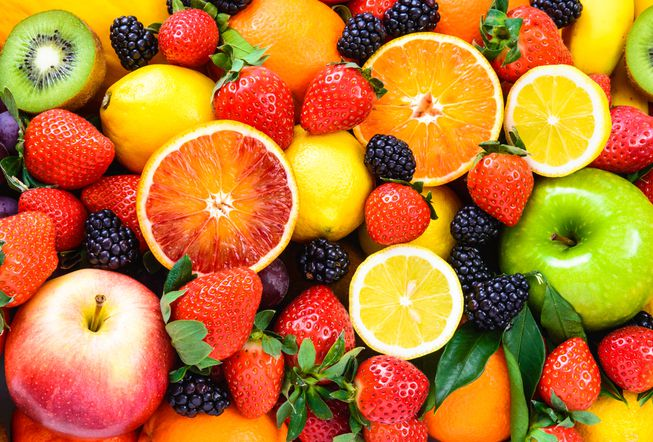
%> input picture SignalFilters/fruits.jpg, 653 x 442 px
$ octave Script_SF_02.m   (GNU Octave 9; MATLAB toolbox functions it lacks are replaced by stand-ins)
%> lines starting %> are read from the running program, lines starting %| are printed output that depends on the picture
%% Script: BandPass
%
% Autor: Elia Matsumoto (EESP-FGV)
%
% Contato: elia.matsumoto@fgv.br
%
% Data: 2021
%
% Ref: https://www.youtube.com/watch?v=i76B1pBoN4Y
%
%% Reseting environment
rng('shuffle'); % Random seed
close all       % Close all figure
clear           % Clear workspace
clc             % Clear command window
%
%% Read file
data = imread('fruits.jpg');
%> data is the input picture: size 442x653x3 uint8; mean R, G, B 187.4, 121.5, 50.1
ch   = data(:,:,2);
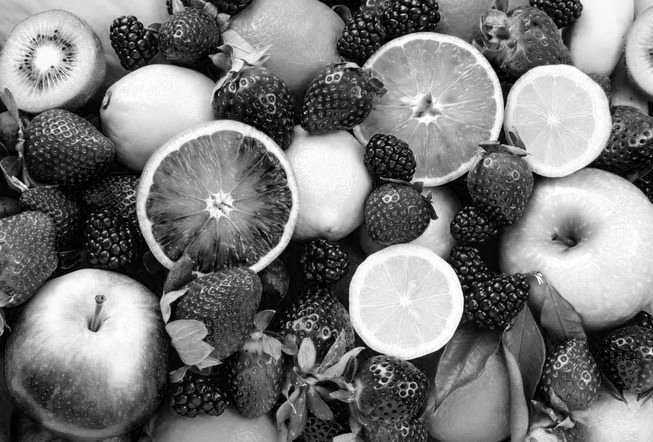
%> ch: size 442x653 uint8; min 0, max 255, mean 121.5

%% Show Image
h = figure;

%% Original Image
subplot(1,3,1);
imagesc(ch);
colormap(bone(100));
title('Original Image');

%% Low pass
WL = 5;
ML = ones(WL,WL)/(WL*WL);
dc  = size(ch);
%> dc = [442 653]
idv = 1:WL:dc(1);
%> idv = 89 values from 1 to 441
idh = 1:WL:dc(2);
%> idh = 131 values from 1 to 651
LP  = ch(idv,idh);
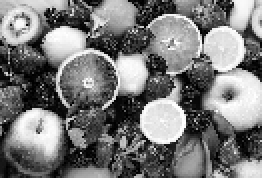
%> LP: size 89x131 uint8 (shown 2 times larger); min 0, max 255, mean 121.4
subplot(1,3,2);
imagesc(LP);
colormap(bone(100));
title('Low Pass');

%% High pass
WS = 1;
chH = diff(ch,WS);
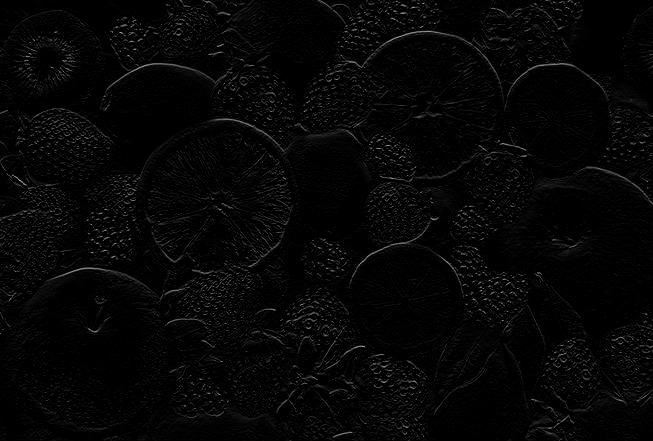
%> chH: size 441x653 uint8; min 0, max 187, mean 5.8
subplot(1,3,3);
imagesc(chH);
colormap(bone(100));
title('High pass');
h = gcf;
h.Position = [15 190 1350 300];
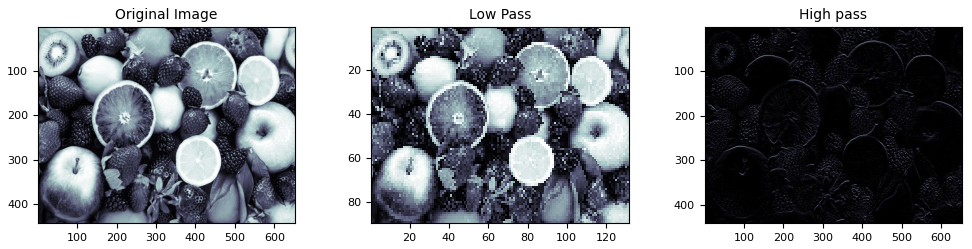
%> figure redrawn from the program's plot data, 3 panels
